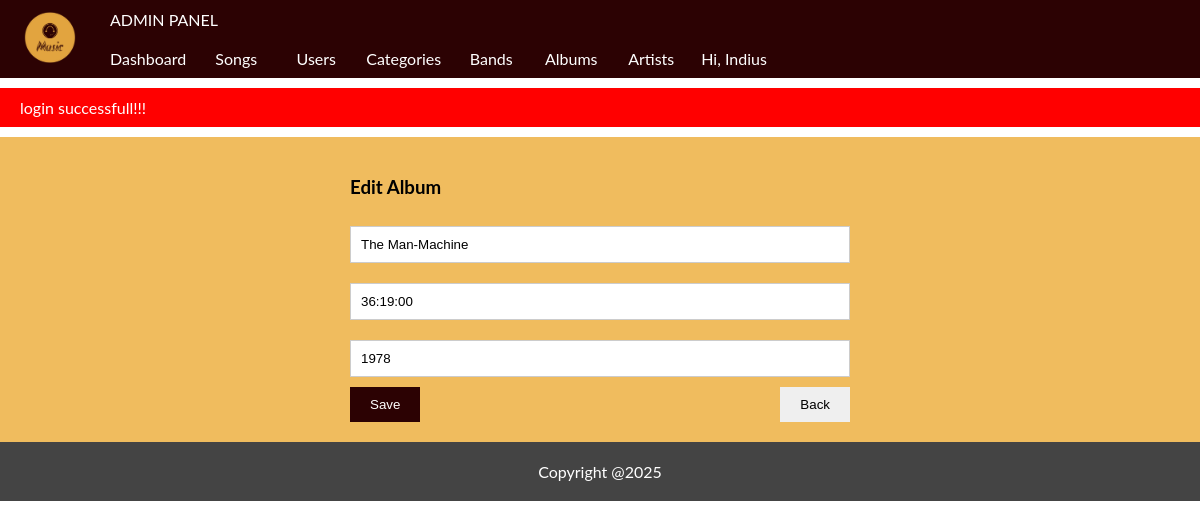
The app's page /Proiect/public/admin/albums/edit/38 (signed in) with its own data.
### tables this page shows
CREATE TABLE IF NOT EXISTS `albums` (
  `id` int NOT NULL AUTO_INCREMENT,
  `titlu` varchar(200) NOT NULL,
  `an_aparitie` year NOT NULL,
  `id_band` int NOT NULL,
  `durata` time NOT NULL,
  PRIMARY KEY (`id`),
  KEY `fk_album_band` (`id_band`)
);

### Proiect/app/core/functions.php (called while the page is built, shortened)
<?php
function db_connect()
{
	$string = DBDRIVER.":hostname=".DBHOST.";dbname=".DBNAME;
	$con = new PDO($string, DBUSER, DBPASS);
	return $con;
}
function db_query_one($query , $data = array()){
	$con = db_connect();
	$stm = $con ->prepare($query);
	if($stm){
		$check = $stm -> execute($data);
		if($check){
			$result = $stm ->fetchAll(PDO::FETCH_ASSOC);
			if(is_array($result)&& count($result)>0){
				return $result[0];
			}
		}
	}
	return false;
}
function set_value($key, $default = '')
{
	if(!empty($_POST[$key]))
	{
		return $_POST[$key];
	}else{
		return $default;
	}
	return '';
}

### Proiect/app/pages/admin/albums.php (the view, shortened to what this page needs)
<?php
if($action == 'add'){
	if($_SERVER['REQUEST_METHOD'] == "POST")
	{
		$errors = [];
		if(empty($_POST['titlu']))
		{
			$errors['titlu'] = "a name is required";
		}else
		if(!preg_match("/^[a-zA-Z \&\-]+$/", $_POST['titlu']))
		{
			$errors['titlu'] = "a name can only have letters & spaces";
		}
		if(empty($errors))
		{
			$values = [];
			$values['titlu'] = trim($_POST['titlu']);
			$values['durata'] = trim($_POST['durata']);
			$values['an_aparitie'] = trim($_POST['an_aparitie']);
			$values['id_band'] = trim($_POST['id_band']);
			$query = "insert into albums (titlu,durata,an_aparitie,id_band) values (:titlu,:durata,:an_aparitie,:id_band)";
			db_query($query, $values);
			message("Album created successfully!!!");
			redirect('admin/albums');
		}
	}
}else
if($action == 'edit'){
	$query = "select * from albums where id = :id limit 1";
  		$row = db_query_one($query,['id'=>$id]);
}
?>
	<section class = "admin-content" style = "min-height: 200px;">
  <?php if($action == 'add'):?>
  	<div style ="max-width: 500px;margin: auto;">
  		<form method="post">
  			<h3>Add New Album</h3>
  			<input class="form-control my-1"  value="<?=set_value('titlu')?>" type="text" name="titlu" placeholder="Title">
  			<?php if(!empty($errors['titlu'])):?>
  			<small class="error"><?=$errors['titlu']?></small>
  		<?php endif;?>
  			<input class="form-control my-1"  value="<?=set_value('an_aparitie')?>" type="text" name="an_aparitie" placeholder="Release Year">
  			<?php if(!empty($errors['an_aparitie'])):?>
  			<small class="error"><?=$errors['an_aparitie']?></small>
  		<?php endif;?>
  			<input class="form-control my-1"  value="<?=set_value('durata')?>" type="text" name="durata" placeholder="Duration">
  			<?php if(!empty($errors['durata'])):?>
  			<small class="error"><?=$errors['durata']?></small>
  		<?php endif;?>
  		<?php
  			$query = "select * from bands";
  			$banduri = db_query($query);
  		?>
  			<select name="id_band" class = "form-control my-1">
  				<option value="">--Band--</option>
  				<?php if(!empty($banduri)):?>
  					<?php foreach($banduri as $bnd):?>
  				<option <?=set_select('id_band', $bnd['id'] )?> value="<?=$bnd['id']?>"><?=$bnd['nume']?></option>
  				  			<?php endforeach;?>
  			<?php endif;?>
  			</select>
  			<?php if(!empty($errors['id_categorie'])):?>
  			<small class="error"><?=$errors['id_categorie']?></small>
  		<?php endif;?>
  			<button class ="btn bg-purple">Save</button>
  			<a href="<?ROOT?>/admin/albums">
  			<button type="button" class="float-end btn">Back</button>
  		</a>
  		</form>
  	</div>
  <?php elseif($action == 'edit'):?>
  		<div style ="max-width: 500px;margin: auto;">
  		<form method="post">
  			<h3>Edit Album</h3>
  			<?php if(!empty($row)):?>
  			<input class="form-control my-1"  value="<?=set_value('titlu', $row['titlu'])?>" type="text" name="titlu" placeholder=" Title">
  			<?php if(!empty($row)):?>
  			<input class="form-control my-1"  value="<?=set_value('durata', $row['durata'])?>" type="text" name="durata" placeholder="Duration">
  			<?php if(!empty($row)):?>
  			<input class="form-control my-1"  value="<?=set_value('an_aparitie', $row['an_aparitie'])?>" type="text" name="an_aparitie" placeholder=" Release year">
  		<?php endif;?>
  			<?php endif;?>
  			<button class ="btn bg-purple">Save</button>
  			<a href="<?=ROOT?>/admin/albums">
  			<button type="button" class="float-end btn">Back</button>
  		</a>
  		<?php endif;?>
  		</form>
  	</div>
  <?php endif;?>
	</section>

### Proiect/public/assets/css/style.css (style rules this page uses)
* { box-sizing: border-box; }
body { min-width: 350px; font-family: lato, sans-serif, tahoma; margin: 0px; padding: 0px; }
body a { text-decoration: none; }
.float-end { float:right; }
.form-control { width: 100%; padding: 10px; border:solid thin #ccc; }
.btn { border: none; padding: 10px 20px; cursor: pointer; }
.bg-purple { background-color: #2C0203; color:white; }
.my-1 { margin-top: 10px; margin-bottom: 10px; }
.admin-content { padding: 20px; background-color: #f0bc5e; }

### records on screen
albums: titlu "The Man-Machine", durata "36:19:00", an_aparitie "1978"

### other values on screen
user('username') "Indius"
message('', true) "login successfull!!!"
